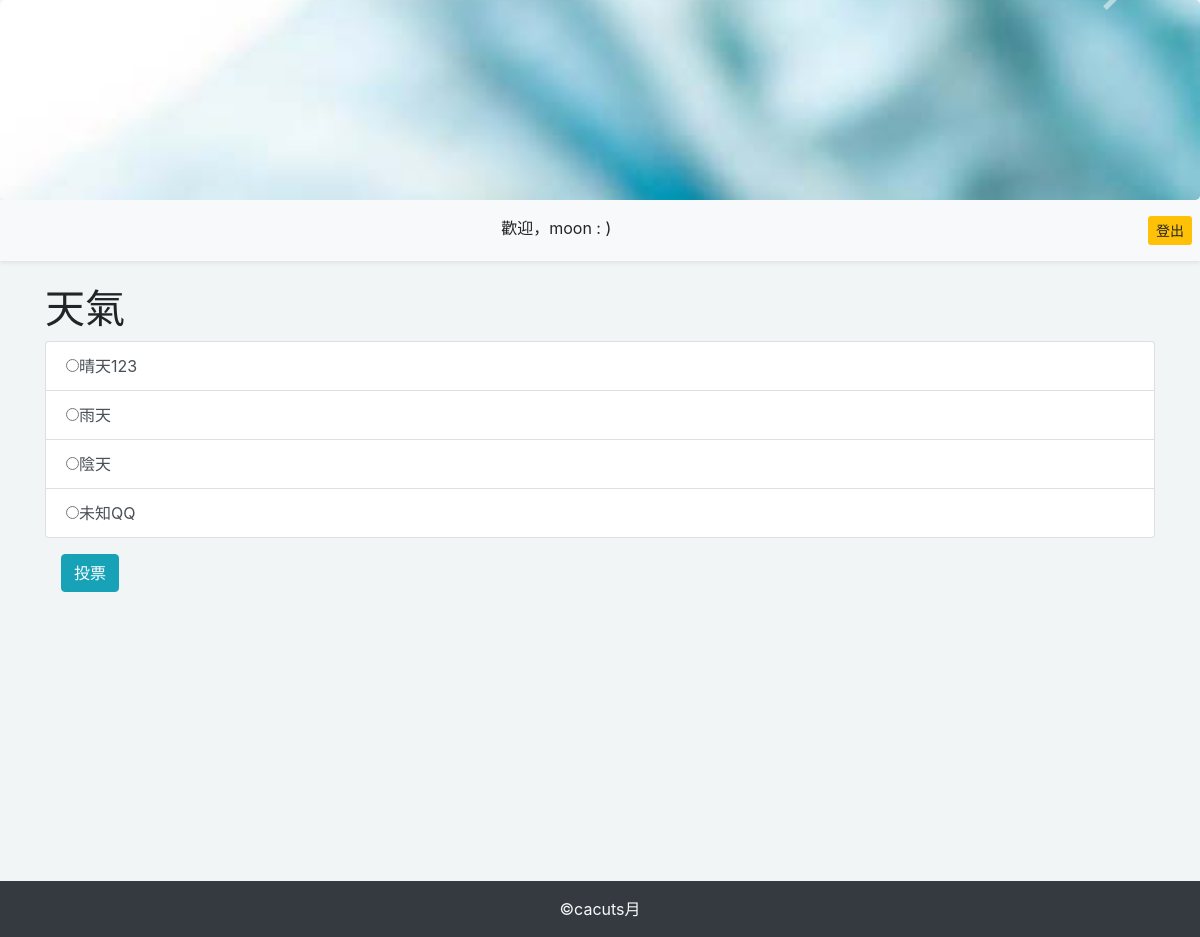
Page /index.php?do=vote&id=3 (signed in) on the committed database.
### tables this page shows
CREATE TABLE `ad` (
  `id` int(11) UNSIGNED NOT NULL,
  `name` varchar(64) NOT NULL COMMENT '檔名',
  `sh` tinyint(1) UNSIGNED NOT NULL COMMENT '上架',
  `intro` varchar(64) DEFAULT NULL COMMENT '備註'
);

CREATE TABLE `topics` (
  `id` int(11) UNSIGNED NOT NULL,
  `topic` varchar(128) NOT NULL COMMENT '主題'
);

CREATE TABLE `options` (
  `id` int(11) UNSIGNED NOT NULL,
  `opt` varchar(128) NOT NULL COMMENT 'option',
  `count` int(11) UNSIGNED NOT NULL DEFAULT 0,
  `topic_id` int(11) UNSIGNED NOT NULL COMMENT '應對的主題'
);

### api/db.php (called while the page is built, shortened)
<?php
$dsn="mysql:host=localhost;charset=utf8;dbname=vote";
$pdo=new PDO($dsn,'root','');
 function find($table,$id){
    global $pdo;
    $sql="SELECT * FROM `$table` WHERE ";
    if(is_array($id)){
        foreach($id as $key=>$value){
            $tmp[]="`$key`='$value'";
        }
        $sql=$sql. implode(" AND ",$tmp);
    }else{
       $sql=$sql . "`id`='$id'";
    }
    return $pdo->query($sql)->fetch(PDO::FETCH_ASSOC);
}
function all($table,...$arg){
global $pdo;
$sql="SELECT * FROM `$table` ";
if(isset($arg[0])){
    if(is_array($arg[0])){
        foreach($arg[0] as $key=>$value){
            $tmp[]="`$key`='$value'";
        }
        $sql=$sql."where " . implode(" AND ",$tmp);
    }else{
        $sql=$sql.$arg[0];
    }
}
$rows=$pdo->query($sql)->fetchAll(PDO::FETCH_ASSOC);
return $rows;
}
?>

### frontend/vote.php (the view, shortened to what this page needs)
<?php
$id=$_GET['id'];
$subject=find('topics',$id);
$options=all('options',['topic_id'=>$id]);
?>
<h1><?=$subject['topic'];?></h1>
<ol class="list-group">
<form action="./api/save_vote.php" method="post">
    <?php
    foreach ($options as $key => $opt){
        if($opt['opt']!=""){
            echo "<label class='list-group-item  list-group-item-action'>";
            echo "<input type='radio' name='opt' value='{$opt['id']}'>";
            echo $opt['opt'];
            echo "</label>";
        }
    }
    ?>
</ol>
<input type="submit" value="投票" class="btn btn-info m-3">

### index.php (shortened to what this page needs)
<?php include_once "./api/db.php"; ?>
<!DOCTYPE html>
<html lang="en">
<head>
    <link rel="stylesheet" href="https://stackpath.bootstrapcdn.com/bootstrap/4.2.1/css/bootstrap.min.css">
</head>
<body>
<div class="jumbotron p-0 mb-0" style="overflow:hidden;height:200px;">
<a href="?">
    <div id="carouselExampleIndicators" class="carousel slide position-relative" data-ride="carousel">
        <div class="carousel-inner position-absolute" style="top:-250px;">
        <?php
            $images=all('ad',['sh'=>1]);
            foreach($images as $key => $image){
                if($key==0){
                    echo "<div class='carousel-item active'>";
                }else{
                    echo "<div class='carousel-item'>";
                }
            echo "<img src='./img/{$image['name']}' alt='{$image['intro']}' class='d-block w-100'></div>";
            }
        ?>
        </div>
        <a class="carousel-control-prev" href="#carouselExampleIndicators" role="button" data-slide="prev">
            <span class="carousel-control-prev-icon" aria-hidden="true"></span>
        </a>
        <a class="carousel-control-next" href="#carouselExampleIndicators" role="button" data-slide="next">
            <span class="carousel-control-next-icon" aria-hidden="true"></span>
        </a>
    </div>
</a>
</div>
<nav class="bg-light shadow-sm py-3 px-2 text-right mb-4 d-flex justify-content-between">
    <div>&nbsp;</div>
<?php
if(isset($_SESSION['user'])){
    echo "<span class='pr-5 '>歡迎，{$_SESSION['user']} : )</span>";
    echo "<a href='logout.php' class='btn-sm btn-warning'>登出</a>";
}
?>
</nav>
<div class="container">
    <?php
    $do=(isset($_GET['do']))?$_GET['do']:'show_vote_list';
    $file="./frontend/".$do.".php";
    if(file_exists($file)){
        include $file;
    }else{
        include "./frontend/show_vote_list.php";
    }
    ?>
</div>
<div class="p-3 text-center text-light bg-dark">
    &copy;cacuts月
</div>
</body>
</html>

### index.php (style rules this page uses)
body { background-color: #f2f5f5; }
.container { min-height: 596px; }

### rows in the picture
ad: name (picture)
topics: topic "天氣"
options: opt "晴天123"
options: opt "雨天"
options: opt "陰天"
options: opt "未知QQ"

### other values in the picture
$_SESSION['user'] "moon"
